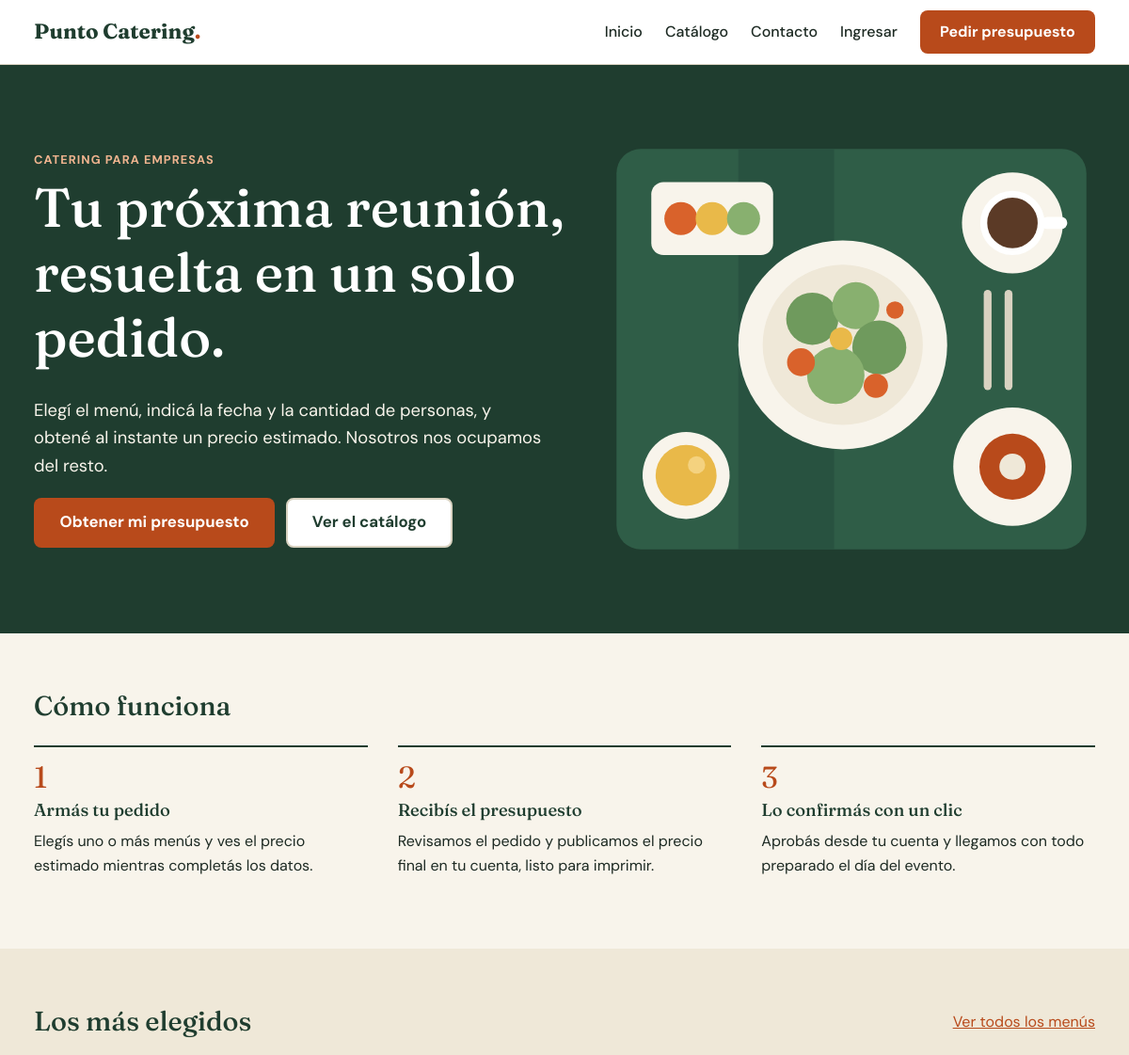
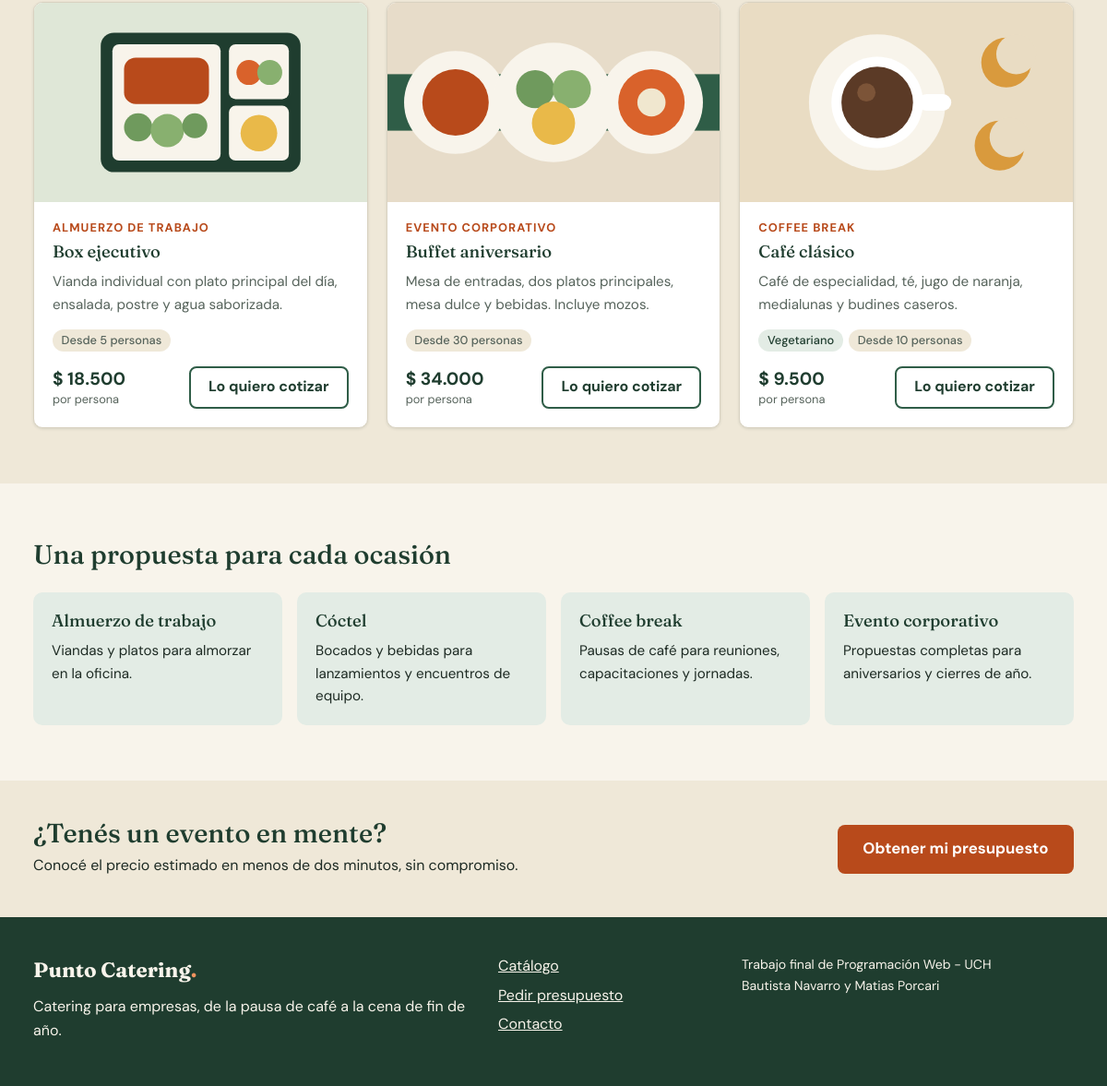
The page / on the database its author committed (2 pictures, top to bottom).
### tables this page shows
CREATE TABLE menus (
    id_menu             INT UNSIGNED AUTO_INCREMENT PRIMARY KEY,
    id_categoria        INT UNSIGNED NOT NULL,
    nombre              VARCHAR(100) NOT NULL,
    descripcion         VARCHAR(500) NOT NULL,
    precio_por_persona  DECIMAL(10, 2) NOT NULL,
    minimo_personas     INT UNSIGNED NOT NULL DEFAULT 1,
    es_vegetariano      TINYINT(1) NOT NULL DEFAULT 0,
    es_sin_tacc         TINYINT(1) NOT NULL DEFAULT 0,
    ilustracion         VARCHAR(30) NOT NULL DEFAULT 'buffet',   
    activo              TINYINT(1) NOT NULL DEFAULT 1,           
    CONSTRAINT fk_menus_categoria FOREIGN KEY (id_categoria)
        REFERENCES categorias (id_categoria) ON UPDATE CASCADE ON DELETE RESTRICT
);

CREATE TABLE categorias (
    id_categoria  INT UNSIGNED AUTO_INCREMENT PRIMARY KEY,
    nombre        VARCHAR(60) NOT NULL UNIQUE,
    descripcion   VARCHAR(255) NOT NULL DEFAULT ''
);

### includes/funciones.php (called while the page is built, shortened)
<?php
function ruta_base(): string
{
    static $base = null;
    if ($base === null) {
        $raiz = str_replace('\\', '/', (string) realpath(__DIR__ . '/..'));
        $script = str_replace('\\', '/', (string) realpath($_SERVER['SCRIPT_FILENAME']));
        $relativa = substr($script, strlen($raiz));
        $base = substr($_SERVER['SCRIPT_NAME'], 0, -strlen($relativa));
    }
    return $base;
}
function url(string $ruta = ''): string
{
    return ruta_base() . '/' . ltrim($ruta, '/');
}
function escapar(mixed $valor): string
{
    return htmlspecialchars((string) $valor, ENT_QUOTES, 'UTF-8');
}
function formato_moneda(float|string|null $importe): string
{
    return '$ ' . number_format((float) $importe, 0, ',', '.');
}

### includes/sesion.php (called while the page is built, shortened)
<?php
function usuario_actual(): ?array
{
    static $usuario = null;
    return $usuario;
}

### includes/conexion.php (called while the page is built, shortened)
<?php
function obtener_conexion(): PDO
{
    static $conexion = null;
    if ($conexion === null) {
        $origen = 'mysql:host=' . BD_SERVIDOR . ';dbname=' . BD_NOMBRE . ';charset=utf8mb4';
        $conexion = new PDO($origen, BD_USUARIO, BD_CONTRASENA, [
            PDO::ATTR_ERRMODE => PDO::ERRMODE_EXCEPTION,
            PDO::ATTR_DEFAULT_FETCH_MODE => PDO::FETCH_ASSOC,
            PDO::ATTR_EMULATE_PREPARES => false,
        ]);
    }
    return $conexion;
}

### index.php (the view, shortened to what this page needs)
<?php
$menus_destacados = obtener_conexion()->query(
    "SELECT m.*, c.nombre AS categoria, COUNT(p.id_pedido) AS veces_pedido
     FROM menus m
     INNER JOIN categorias c ON c.id_categoria = m.id_categoria
     LEFT JOIN detalle_pedido d ON d.id_menu = m.id_menu
     LEFT JOIN pedidos p ON p.id_pedido = d.id_pedido AND p.estado <> 'cancelado'
     WHERE m.activo = 1
     GROUP BY m.id_menu
     ORDER BY veces_pedido DESC, m.nombre
     LIMIT 3"
)->fetchAll();
$categorias = obtener_categorias();
require __DIR__ . '/includes/encabezado.php';
?>
<section class="portada">
    <div class="contenedor portada-interior">
        <div class="portada-texto">
            <p class="sobretitulo">Catering para empresas</p>
            <h1>Tu próxima reunión, resuelta en un solo pedido.</h1>
            <p class="portada-bajada">Elegí el menú, indicá la fecha y la cantidad de personas, y obtené al instante un precio estimado. Nosotros nos ocupamos del resto.</p>
            <div class="grupo-botones">
                <a class="boton boton-primario boton-grande" href="<?= escapar(url('presupuesto.php')) ?>">Obtener mi presupuesto</a>
                <a class="boton boton-claro boton-grande" href="<?= escapar(url('catalogo.php')) ?>">Ver el catálogo</a>
            </div>
        </div>
        <img class="portada-imagen" src="<?= escapar(url('recursos/img/portada.svg')) ?>" alt="Mesa vista desde arriba con platos, café y ensaladas" width="560" height="480">
    </div>
</section>
<section class="seccion">
    <div class="contenedor">
        <h2>Cómo funciona</h2>
        <ol class="lista-pasos">
            <li>
                <h3>Armás tu pedido</h3>
                <p>Elegís uno o más menús y ves el precio estimado mientras completás los datos.</p>
            </li>
            <li>
                <h3>Recibís el presupuesto</h3>
                <p>Revisamos el pedido y publicamos el precio final en tu cuenta, listo para imprimir.</p>
            </li>
            <li>
                <h3>Lo confirmás con un clic</h3>
                <p>Aprobás desde tu cuenta y llegamos con todo preparado el día del evento.</p>
            </li>
        </ol>
    </div>
</section>
<section class="seccion seccion-alterna">
    <div class="contenedor">
        <div class="titulo-con-enlace">
            <h2>Los más elegidos</h2>
            <a href="<?= escapar(url('catalogo.php')) ?>">Ver todos los menús</a>
        </div>
        <div class="grilla-menus">
            <?= tarjetas_de_menus($menus_destacados) ?>
        </div>
    </div>
</section>
<section class="seccion">
    <div class="contenedor">
        <h2>Una propuesta para cada ocasión</h2>
        <div class="grilla-categorias">
            <?php foreach ($categorias as $categoria): ?>
                <a class="tarjeta-categoria" href="<?= escapar(url('catalogo.php?categoria=' . $categoria['id_categoria'])) ?>">
                    <h3><?= escapar($categoria['nombre']) ?></h3>
                    <p><?= escapar($categoria['descripcion']) ?></p>
                </a>
            <?php endforeach; ?>
        </div>
    </div>
</section>
<section class="franja-llamado">
    <div class="contenedor franja-llamado-interior">
        <div>
            <h2>¿Tenés un evento en mente?</h2>
            <p>Conocé el precio estimado en menos de dos minutos, sin compromiso.</p>
        </div>
        <a class="boton boton-primario boton-grande" href="<?= escapar(url('presupuesto.php')) ?>">Obtener mi presupuesto</a>
    </div>
</section>
<?php require __DIR__ . '/includes/pie.php'; ?>

### includes/encabezado.php (shortened to what this page needs)
<?php
$usuario_sesion = usuario_actual();
?>
<!doctype html>
<html lang="es">
<head>
    <link rel="stylesheet" href="<?= escapar(url('recursos/css/estilos.css')) ?>">
</head>
<body>
<header class="encabezado-sitio">
    <div class="contenedor encabezado-interior">
        <a class="logo" href="<?= escapar(url('index.php')) ?>">Punto Catering<span class="logo-punto">.</span></a>
        <nav class="navegacion" id="navegacion-principal" aria-label="Principal">
            <a href="<?= escapar(url('index.php')) ?>">Inicio</a>
            <a href="<?= escapar(url('catalogo.php')) ?>">Catálogo</a>
            <a href="<?= escapar(url('contacto.php')) ?>">Contacto</a>
            <?php if ($usuario_sesion === null): ?>
                <a href="<?= escapar(url('ingresar.php')) ?>">Ingresar</a>
                <a class="boton boton-primario" href="<?= escapar(url('presupuesto.php')) ?>">Pedir presupuesto</a>
            <?php endif; ?>
        </nav>
    </div>
</header>
<main id="contenido">

### includes/catalogo.php (shortened to what this page needs)
<?php
function obtener_categorias(): array
{
    return obtener_conexion()->query('SELECT * FROM categorias ORDER BY nombre')->fetchAll();
}
function tarjetas_de_menus(array $menus): string
{
    foreach ($menus as $menu) {
        require __DIR__ . '/tarjeta_menu.php';
    }
    return (string) ob_get_clean();
}

### includes/tarjeta_menu.php (shortened to what this page needs)
<article class="tarjeta-menu">
    <img class="tarjeta-menu-imagen" src="<?= escapar(url('recursos/img/menus/' . $menu['ilustracion'] . '.svg')) ?>" alt="" width="400" height="240">
    <div class="tarjeta-menu-cuerpo">
        <p class="sobretitulo"><?= escapar($menu['categoria']) ?></p>
        <h3><?= escapar($menu['nombre']) ?></h3>
        <p class="tarjeta-menu-descripcion"><?= escapar($menu['descripcion']) ?></p>
        <ul class="lista-distintivos">
            <?php if ($menu['es_vegetariano']): ?><li class="distintivo">Vegetariano</li><?php endif; ?>
            <li class="distintivo distintivo-neutro">Desde <?= (int) $menu['minimo_personas'] ?> personas</li>
        </ul>
        <div class="tarjeta-menu-pie">
            <p class="precio"><strong><?= formato_moneda($menu['precio_por_persona']) ?></strong> <span>por persona</span></p>
            <a class="boton boton-secundario" href="<?= escapar(url('presupuesto.php?menu=' . $menu['id_menu'])) ?>">Lo quiero cotizar</a>
        </div>
    </div>
</article>

### includes/pie.php (shortened to what this page needs)
</main>
<footer class="pie-sitio">
    <div class="contenedor pie-interior">
        <div>
            <p class="logo logo-claro">Punto Catering<span class="logo-punto">.</span></p>
            <p>Catering para empresas, de la pausa de café a la cena de fin de año.</p>
        </div>
        <nav aria-label="Pie de página">
            <a href="<?= escapar(url('catalogo.php')) ?>">Catálogo</a>
            <a href="<?= escapar(url('presupuesto.php')) ?>">Pedir presupuesto</a>
            <a href="<?= escapar(url('contacto.php')) ?>">Contacto</a>
        </nav>
        <p class="pie-creditos">Trabajo final de Programación Web - UCH<br>Bautista Navarro y Matias Porcari</p>
    </div>
</footer>
</body>
</html>

### rows shown on the page
menus: ilustracion (picture), id_categoria.nombre "ALMUERZO DE TRABAJO", nombre "Box ejecutivo", descripcion "Vianda individual con plato principal del día, ensalada, postre y agua saborizada.", minimo_personas "5", precio_por_persona "$ 18.500"
menus: ilustracion (picture), id_categoria.nombre "EVENTO CORPORATIVO", nombre "Buffet aniversario", descripcion "Mesa de entradas, dos platos principales, mesa dulce y bebidas. Incluye mozos.", minimo_personas "30", precio_por_persona "$ 34.000"
menus: ilustracion (picture), id_categoria.nombre "COFFEE BREAK", nombre "Café clásico", descripcion "Café de especialidad, té, jugo de naranja, medialunas y budines caseros.", es_vegetariano "Vegetariano", minimo_personas "10", precio_por_persona "$ 9.500"
categorias: nombre "Almuerzo de trabajo", descripcion "Viandas y platos para almorzar en la oficina."
categorias: nombre "Cóctel", descripcion "Bocados y bebidas para lanzamientos y encuentros de equipo."
categorias: nombre "Coffee break", descripcion "Pausas de café para reuniones, capacitaciones y jornadas."
categorias: nombre "Evento corporativo", descripcion "Propuestas completas para aniversarios y cierres de año."
